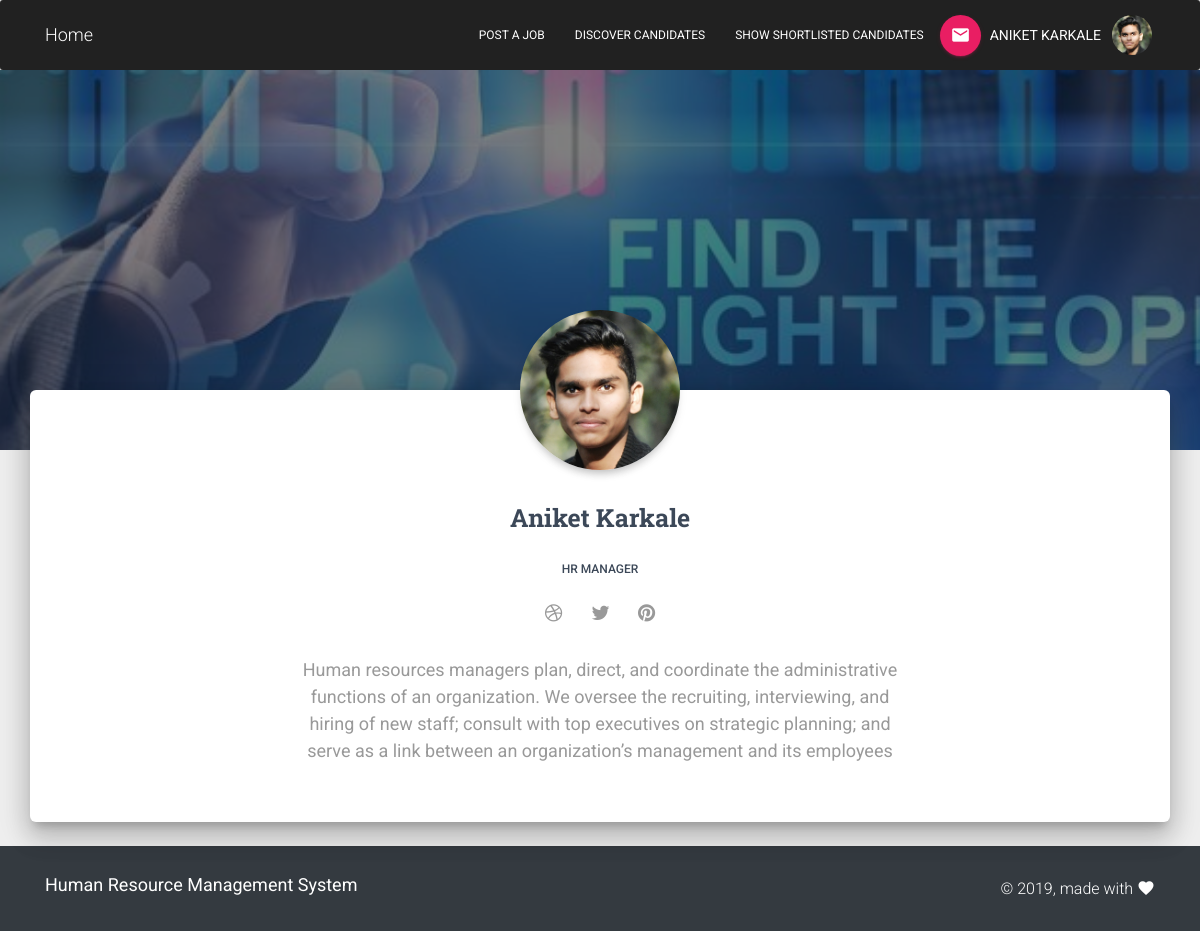
The app's page /examples/hrhome.php (signed in) with its own data.
### tables this page shows
CREATE TABLE `hr` (
  `id` int(11) NOT NULL,
  `firstname` varchar(100) NOT NULL,
  `lastname` varchar(100) NOT NULL,
  `email_id` varchar(100) NOT NULL,
  `password` varchar(100) NOT NULL,
  `img` blob NOT NULL
);

### examples/hrhome.php (the view, shortened to what this page needs)
<?php
 	  $servername = "localhost";
      $username = "root";
      $password = "";
      $dbname = "hrmdss";
      $conn = new mysqli($servername, $username, $password, $dbname);
if(!isset($_SESSION["hruser"]))
   {
    header('location:home.php');
   }
   elseif((time() - $_SESSION['utime'])>=1000)
   {
     header('location:logout.php');
   }
   else
   {
     $user1=$_SESSION["hruser"];
     $sql="SELECT * FROM hr where email_id='$user1'";
     $result = $conn->query($sql);
        if ($result->num_rows > 0)
          {
            $row = $result->fetch_assoc();
          }
          $name=$row['firstname']." ".$row['lastname'];
          $img=$row['img'];
          $email=$row['email_id'];
?>
<!DOCTYPE html>
<html lang="en">
<head>
  <link rel="stylesheet" href="https://maxcdn.bootstrapcdn.com/font-awesome/latest/css/font-awesome.min.css">
  <link href="../assets/css/material-kit.css?v=2.0.5" rel="stylesheet" />
  <link href="../assets/demo/demo.css" rel="stylesheet" />
</head>
<body class="profile-page sidebar-collapse">
    <nav class="navbar navbar-inverse navbar-expand-lg bg-dark mb-0" role="navigation-demo">
            <div class="container">
              <div class="navbar-translate">
                <a class="navbar-brand" href="hrhome.php">Home</a>
              </div>
              <div class="collapse navbar-collapse">
                <ul class="navbar-nav ml-auto">
                  <li class="nav-item">
                    <a href="job post/job.php" class="nav-link">
                      Post A Job
                    </a>
                  </li>
                  <li class="nav-item">
                    <a href="discover.php" class="nav-link">
                      Discover Candidates
                    </a>
                  </li>
                  <li class="nav-item">
                    <a href="shortlist.php" class="nav-link">
                      Show shortlisted candidates
                    </a>
                  </li>
                  <li class="nav-item">
                    <a href="https://mail.google.com/mail/?view=cm&fs=1&tf=1&to=<?php echo $email; ?>" class="btn btn-rose btn-raised btn-fab btn-round" >
                      <i class="material-icons">email</i>
                    </a>
                  </li>
                   <li class="nav-item nav-link">
                    <?php echo $name; ?>
                  </li>
                  <li class="dropdown nav-item">
                    <a href="" class="profile-photo dropdown-toggle nav-link" data-toggle="dropdown">
                      <div class="profile-photo-small">
                        <img src="img/<?php echo $img;?>" alt="Circle Image" class="rounded-circle img-fluid">
                      </div>
                    </a>
                  </li>
                </ul>
              </div>
            </div>
          </nav>
  <div class="page-header header-filter" data-parallax="true" style="background-image: url('../assets/img/hrmm.jpg');"></div>
  <div class="main main-raised">
    <div class="profile-content">
      <div class="container">
        <div class="row">
          <div class="col-md-6 ml-auto mr-auto">
            <div class="profile">
              <div class="avatar">
                <img src="img/<?php echo $img;?>" alt="Circle Image" class="img-raised rounded-circle img-fluid">
              </div>
              <div class="name">
                <h3 class="title"><?php echo $name;?></h3>
                <h6>HR Manager</h6>
                <a href="#pablo" class="btn btn-just-icon btn-link btn-dribbble"><i class="fa fa-dribbble"></i></a>
                <a href="#pablo" class="btn btn-just-icon btn-link btn-twitter"><i class="fa fa-twitter"></i></a>
                <a href="#pablo" class="btn btn-just-icon btn-link btn-pinterest"><i class="fa fa-pinterest"></i></a>
              </div>
            </div>
          </div>
        </div>
        <div class="description text-center">
          <p><h4><strong>Human resources managers plan, direct, and coordinate the administrative functions of an organization. We oversee the recruiting, interviewing, and hiring of new staff; consult with top executives on strategic planning; and serve as a link between an organization’s management and its employees</strong></h4></p>
        </div>
        <br><br>
      </div>
    </div>
  </div>
  <br>
  <footer class="footer footer-default bg-dark text-white">
    <div class="container">
      <nav class="float-left">
        <ul>
          <li>
            <h4><strong>
              Human Resource Management System
            </strong></h4>
          </li>
        </ul>
      </nav>
      <div class="copyright float-right">
        &copy;
        , made with <i class="material-icons">favorite</i>
      </div>
    </div>
  </footer>
</body>
</html>
<?php } ?>

### assets/demo/demo.css (style rules this page uses)
.title { margin-top: 30px; min-height: 32px; }

### records on screen
hr: name "ANIKET KARKALE", img (picture), name "Aniket Karkale"
